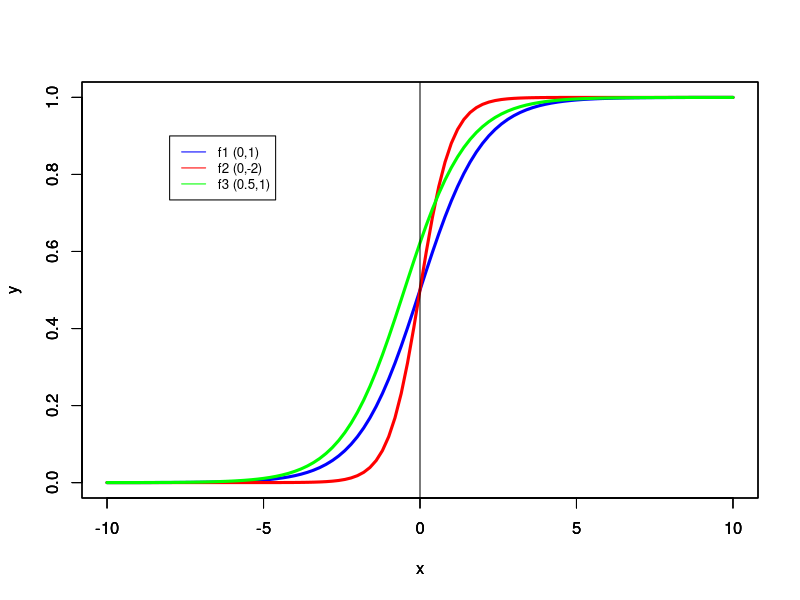

The R source for this figure:
## ---- chunk 1
eq1 = function(x){1/(1+exp(-x))}
eq2 = function(x){1/(1+exp(-2*x))}
eq3 = function(x){1/(1+exp(-0.5-x))}

plot(eq1, from=-10, to=10, xlab="x", ylab="y",col='blue',lwd=3)
par(new=TRUE)
plot(eq2, from=-10, to=10, xlab="x", ylab="y",col='red',lwd=3)
par(new=TRUE)
plot(eq3, from=-10, to=10, xlab="x", ylab="y",col='green',lwd=3)


legend(-8, 0.9, legend=c("f1 (0,1)", "f2 (0,-2)",'f3 (0.5,1)'),
       col=c("blue", "red",'green'), lty=1, cex=0.8)

abline(v=0, col="black")
